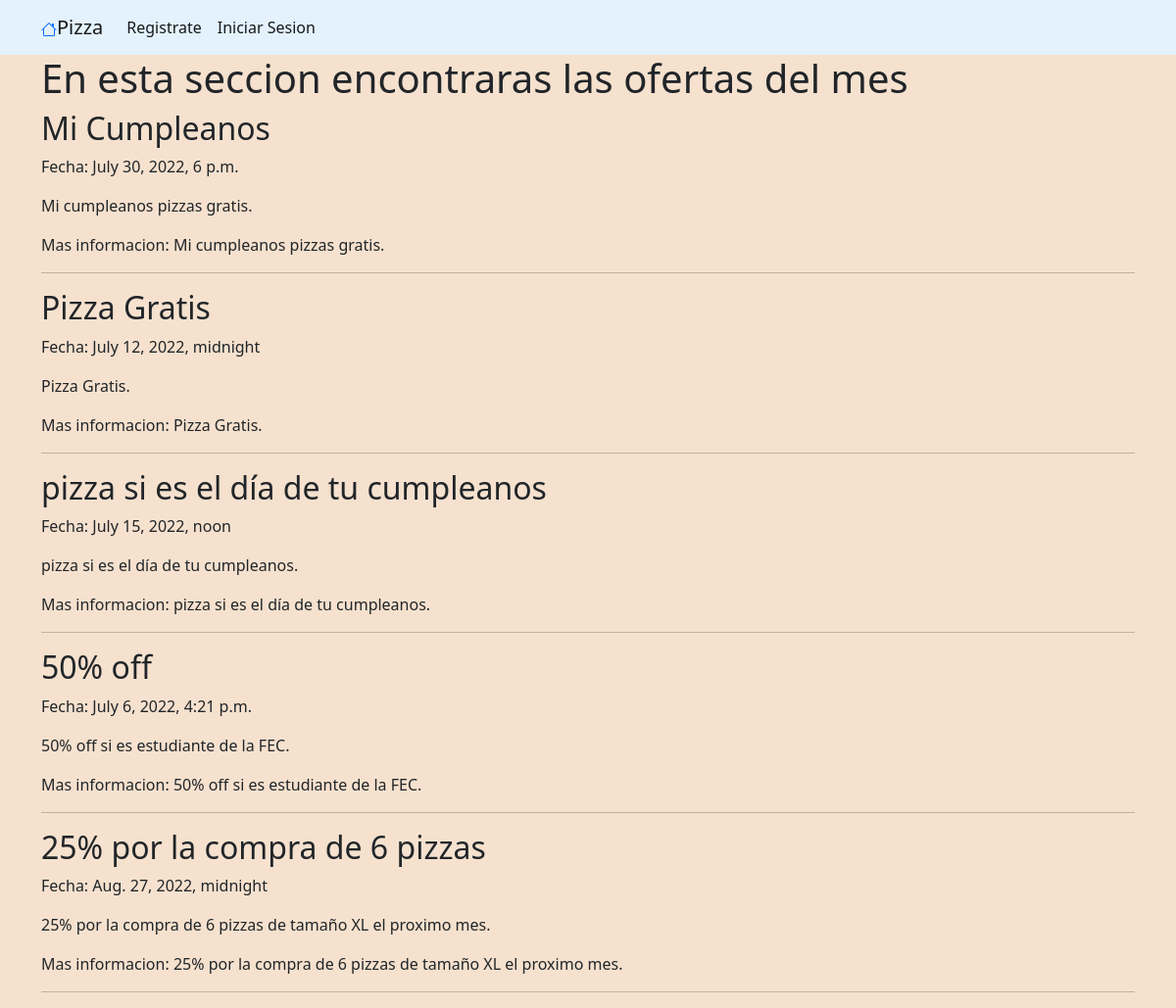
The page /notices/ on the database its author committed.
### orders/models.py (models this page shows, shortened)
class notices(models.Model):
    title = models.CharField(max_length=50)
    content = models.TextField(max_length=1000)
    description = models.TextField(max_length=100)
    fecha = models.DateTimeField()

### orders/views.py (the view)
# urls.py: path('notices/', views.notices_view, name="notices"),
def notices_view(request, **kwargs):
    if request.method == "GET":
            notice = notices.objects.all()
            context = {
                'notice': notice,
            }
    return render(request, 'orders/notices.html', context)

### orders/templates/orders/notices.html (shortened to what this page needs)
{% extends "orders/layout.html" %}
{% block template %}
<div class="col-12">
    <h1>En esta seccion encontraras las ofertas del mes</h1>
    {% for notices in notice %}
    <div>
        <h2>{{ notices.title }}</h2>
        <p>Fecha: {{notices.fecha}}</p>
    </div>
    <p>{{ notices.content }}.</p>
    <p>Mas informacion: {{ notices.description }}.</p>
    <hr>
    {% endfor %}
</div>
{% endblock %}

### orders/static/style/style.css (style rules this page uses)
#body { background-color: #f5e1ce !important; }

### rows shown on the page
notices: title "Mi Cumpleanos", fecha "July 30, 2022, 6 p.m.", content "Mi cumpleanos pizzas gratis", description "Mi cumpleanos pizzas gratis"
notices: title "Pizza Gratis", fecha "July 12, 2022, midnight", content "Pizza Gratis", description "Pizza Gratis"
notices: title "pizza si es el día de tu cumpleanos", fecha "July 15, 2022, noon", content "pizza si es el día de tu cumpleanos", description "pizza si es el día de tu cumpleanos"
notices: title "50% off", fecha "July 6, 2022, 4:21 p.m.", content "50% off si es estudiante de la FEC", description "50% off si es estudiante de la FEC"
notices: title "25% por la compra de 6 pizzas", fecha "Aug. 27, 2022, midnight", content "25% por la compra de 6 pizzas de tamaño XL el proximo mes", description "25% por la compra de 6 pizzas de tamaño XL el proximo mes"
